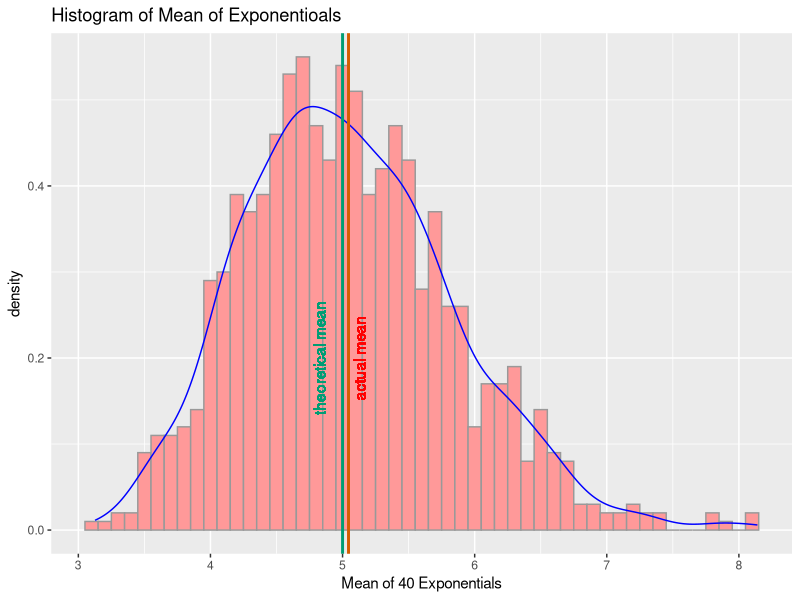
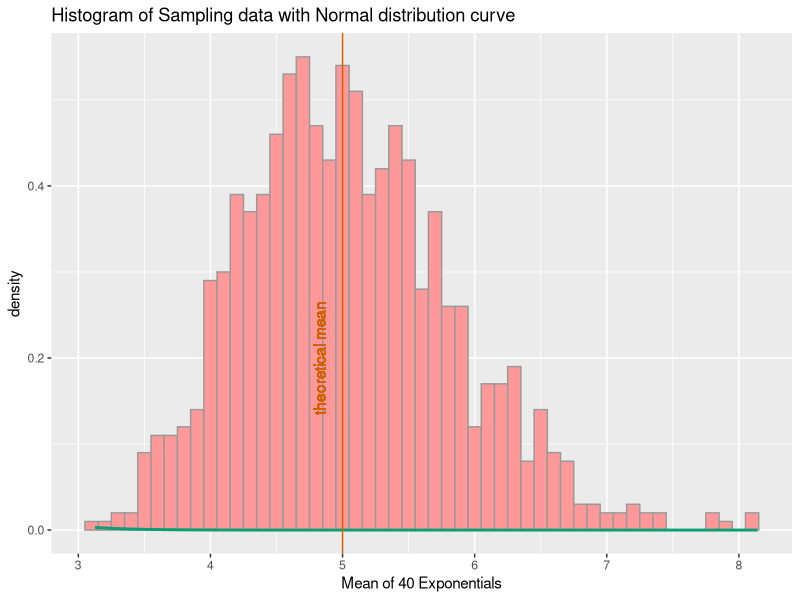

Generate these figures, in order, with R:
## ---- chunk 1
set.seed(10)
lambda = 0.2
nosim <- 1000 #number of simulations
n <- 40 #number of exponential variables
mean_expo <- vector(mode="numeric", length=nosim)
sd_expo <- vector(mode = "numeric", length = nosim)

for(i in 1:nosim){
    sample <- rexp(n,lambda)
    mean_expo[i] <- mean(sample)
    sd_expo[i] <- sd(sample)
}
data <- data.frame(1:nosim, mean_expo, sd_expo)
## ---- chunk 2
mean_data<- mean(data$mean_expo) #calculate mean of the samples
median_data <- median(data$mean_expo) #calculate median
print(paste("The mean of this sampling is", round(mean_data,3),",the median of the sampling is", round(median_data,3), "and the mean of the exponentials is ", 1/lambda ,sep = " "))
## ---- chunk 3
library(ggplot2)
ggplot(data, aes(x=mean_expo))+
    geom_histogram(binwidth = .1,aes(y = ..density..),colour="#999999", fill="#FF9999")+
    geom_density(color = "blue") +xlab("Mean of 40 Exponentials") + 
    ggtitle("Histogram of Mean of Exponentioals") + 
    geom_vline(xintercept=mean_data,color="#D55E00", size = 1.0) +
    geom_text(aes(x=mean_data, label="\nactual mean", y=0.2), vjust = 0.5, colour="red", angle=90)+
    geom_vline(xintercept = 1/lambda, color = "#009E73", size =1.0)+
    geom_text(aes(x=1/lambda, label="\ntheoretical mean", y=0.2), vjust = -0.5,colour="#009E73", angle=90)

## ---- chunk 4
Sample_SD <- mean(data$sd_expo) #get the sample standard deviation
variance_data <- (Sample_SD^2/n) #variance of the samples
theoretical_variance <- 1/(lambda^2*n) #theoretical variance
print(paste("Variance of the sampling is",round(variance_data,3), "and theoretical variance is",theoretical_variance, ",which are really close.", sep = " "))
## ---- chunk 5
ggplot(data,aes(x = mean_expo)) +
    geom_histogram(binwidth = 0.1,aes(y = ..density..), fill = "#FF9999", colour ="#999999") + 
    xlab("Mean of 40 Exponentials")+
    stat_function(fun=dnorm,colour = "#099E73",size = 1.0,arg = list(mean = 1/lambda,sd = 1/(lambda*sqrt(n))))+
    geom_vline(xintercept = 1/lambda, color = "#D55E00", size =0.5)+
    geom_text(aes(x=1/lambda, label="\ntheoretical mean", y=0.2), vjust = -0.5,colour="#D55E00", angle=90)+
    ggtitle("Histogram of Sampling data with Normal distribution curve")
## ---- chunk 6
coverage95 <- round(mean_data +c(-1,1)*1.96 * (Sample_SD)*sqrt(1/n),4)
print(paste("The 95% coverage of the confidence interval are", coverage95[1], "and", coverage95[2], sep = " "))
## ---- chunk 7
norm_coverage <- subset(data, mean_expo > coverage95[1] & mean_expo < coverage95[2])
check_coverage <-nrow(norm_coverage)/nosim*100 #number should be around 0.95
print(paste("In this case, it actually covers ", check_coverage, "% of the data", sep = ""))
